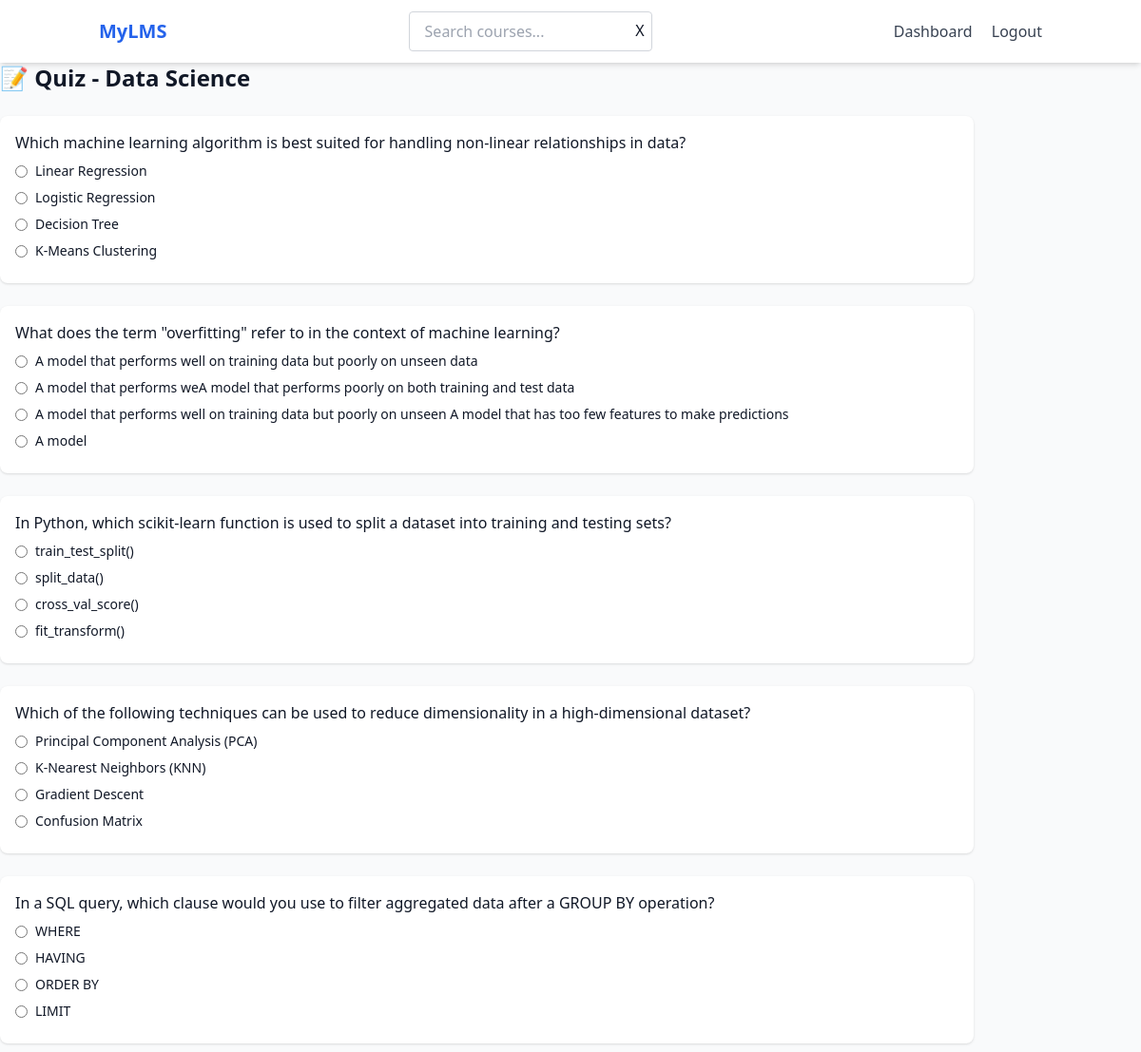
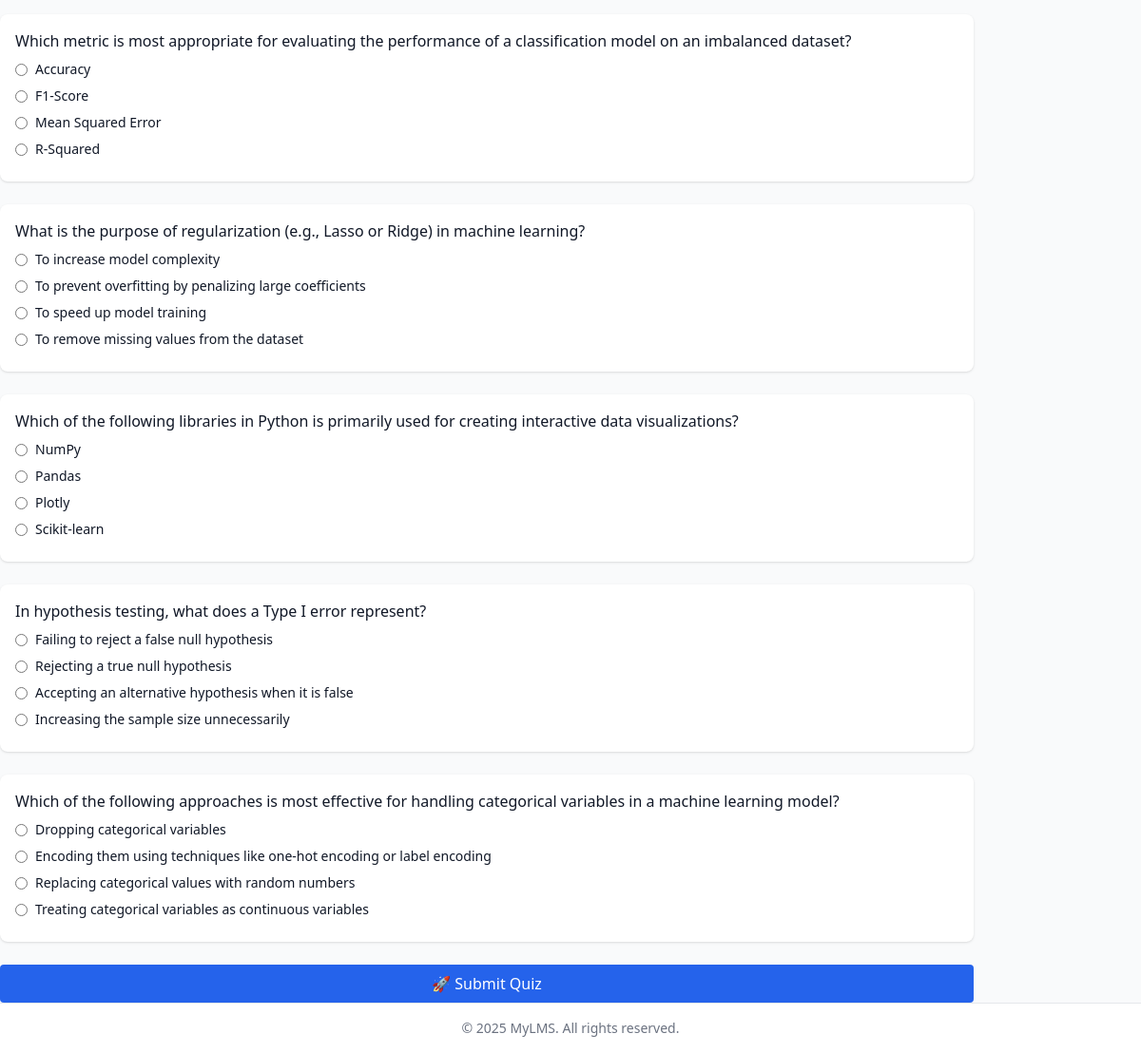
Page /course/2/quiz/ (signed in) on the committed database (2 pictures, top to bottom).
### courses/models.py (models this page shows, shortened)
class Course(models.Model):
    title = models.CharField(max_length=200)
    description = models.TextField()
    instructor = models.CharField(max_length=100)
    thumbnail = models.ImageField(upload_to='thumbnails/')
    created_at = models.DateTimeField(auto_now_add=True)
    students = models.ManyToManyField(User, related_name="enrolled_courses", blank=True)

class Question(models.Model):
    course = models.ForeignKey(Course, on_delete=models.CASCADE, related_name='questions')
    question_text = models.TextField()
    option1 = models.CharField(max_length=200)
    option2 = models.CharField(max_length=200)
    option3 = models.CharField(max_length=200)
    option4 = models.CharField(max_length=200)
    correct_option = models.IntegerField()  # 1, 2, 3, or 4

### courses/views.py (the view)
# urls.py: path('course/<int:course_id>/quiz/', views.attempt_quiz, name='attempt_quiz'),
@login_required
def attempt_quiz(request, course_id):
    course = get_object_or_404(Course, id=course_id)
    questions = course.questions.all()
    if request.method == "POST":
        form = QuizForm(questions, request.POST)
        if form.is_valid():
            score = 0
            for q in questions:
                user_answer = int(form.cleaned_data.get(f'question_{q.id}'))
                if user_answer == q.correct_option:
                    score += 1
            return render(request, 'courses/quiz_result.html', {
                'score': score,
                'total': questions.count(),
                'course': course
            })
    else:
        form = QuizForm(questions)
    return render(request, 'courses/attempt_quiz.html', {
        'form': form,
        'course': course
    })

### courses/forms.py
class QuizForm(forms.Form):
    def __init__(self, questions, *args, **kwargs):
        super().__init__(*args, **kwargs)
        for q in questions:
            self.fields[f"question_{q.id}"] = forms.ChoiceField(
                label=q.question_text,
                choices=[
                    (1, q.option1),
                    (2, q.option2),
                    (3, q.option3),
                    (4, q.option4),
                ],
                widget=forms.RadioSelect,
                required=True
            )

### templates/courses/attempt_quiz.html (shortened to what this page needs)
{% extends 'courses/base.html' %} {% block title %}Quiz - {{ course.title }}{% endblock %} {% block content %}
<div class="container">
  <h2 class="text-2xl font-bold mb-6">📝 Quiz - {{ course.title }}</h2>
  <form method="post" class="space-y-6">
    {% csrf_token %} {% for field in form %}
    <div class="bg-white p-4 rounded-lg shadow">
      <p class="font-medium mb-2">{{ field.label }}</p>
      {% for radio in field %}
      <div class="flex items-center mb-2">
        {{ radio.tag }}
        <label class="ml-2 text-sm">{{ radio.choice_label }}</label>
      </div>
      {% endfor %}
    </div>
    {% endfor %}
    <button type="submit" class="w-full bg-blue-600 text-white py-2 px-4 rounded hover:bg-blue-700 transition mt-4">
      🚀 Submit Quiz
    </button>
  </form>
</div>
{% endblock %}

### rows in the picture
Course: title "Data Science"
Question: label "Which machine learning algorithm is best suited for handling non-linear relationships in data?", choice_label "Linear Regression" "Logistic Regression" "Decision Tree" "K-Means Clustering"
Question: label "What does the term \"overfitting\" refer to in the context of machine learning?", choice_label "A model that performs well on training data but poorly on unseen data" "A model that performs weA model that performs poorly on both training and test data" "A model that performs well on training data but poorly on unseen A model that has too few features to make predictions" "A model"
Question: label "In Python, which scikit-learn function is used to split a dataset into training and testing sets?", choice_label "train_test_split()" "split_data()" "cross_val_score()" "fit_transform()"
Question: label "Which of the following techniques can be used to reduce dimensionality in a high-dimensional dataset?", choice_label "Principal Component Analysis (PCA)" "K-Nearest Neighbors (KNN)" "Gradient Descent" "Confusion Matrix"
Question: label "In a SQL query, which clause would you use to filter aggregated data after a GROUP BY operation?", choice_label "WHERE" "HAVING" "ORDER BY" "LIMIT"
Question: label "Which metric is most appropriate for evaluating the performance of a classification model on an imbalanced dataset?", choice_label "Accuracy" "F1-Score" "Mean Squared Error" "R-Squared"
Question: label "What is the purpose of regularization (e.g., Lasso or Ridge) in machine learning?", choice_label "To increase model complexity" "To prevent overfitting by penalizing large coefficients" "To speed up model training" "To remove missing values from the dataset"
Question: label "Which of the following libraries in Python is primarily used for creating interactive data visualizations?", choice_label "NumPy" "Pandas" "Plotly" "Scikit-learn"
Question: label "In hypothesis testing, what does a Type I error represent?", choice_label "Failing to reject a false null hypothesis" "Rejecting a true null hypothesis" "Accepting an alternative hypothesis when it is false" "Increasing the sample size unnecessarily"
Question: label "Which of the following approaches is most effective for handling categorical variables in a machine learning model?", choice_label "Dropping categorical variables" "Encoding them using techniques like one-hot encoding or label encoding" "Replacing categorical values with random numbers" "Treating categorical variables as continuous variables"

### other values in the picture
{{ year|default:"2025" }} "2025"
